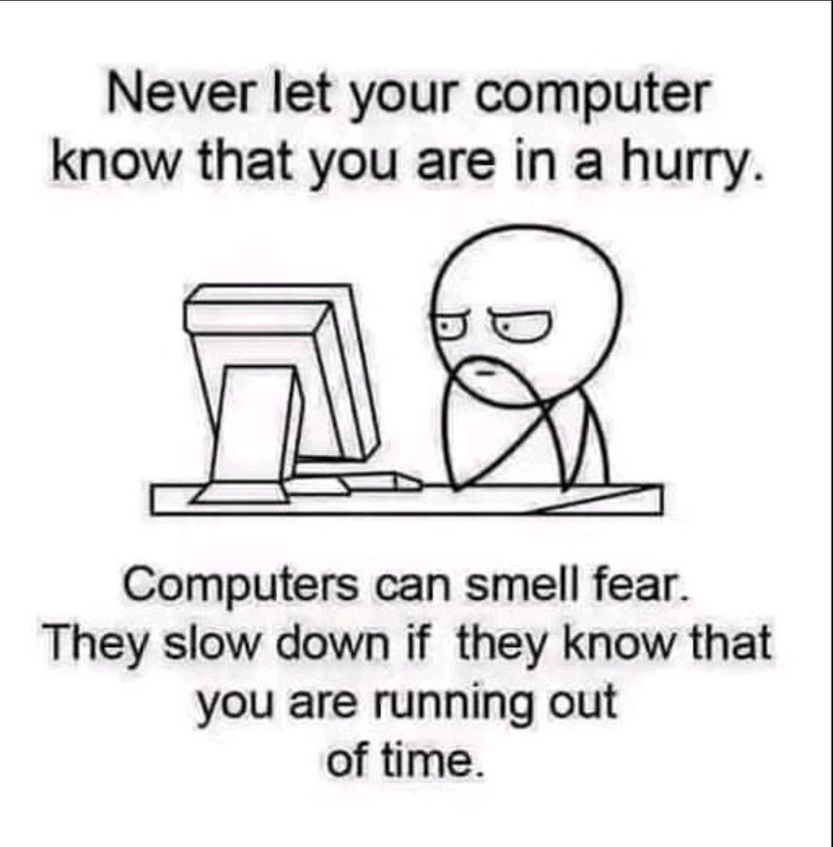
#> input picture class_example_code/FaceDetection/data/fear.jpeg, 833 x 847 px, shrunk from 1080 x 1099 before the run, given in place of birds.jpg, which was not available
$ python 13_contours_img.py
#> lines starting #> are read from the running program, lines starting #| are printed output that depends on the picture; after the words box and inside, x2 and y2 are one past the last pixel; in counts of white or black regions, pixels touching at a corner belong together; pictures that were not available may be replaced by others from this repository, and a replacement may not be noted
#!/usr/bin/python

import cv2
import numpy as np
import os
import sys

# read image
image_path = os.path.join('.', 'imgs', 'birds.jpg')

img = cv2.imread (image_path)
#> img is the input picture: shape (847, 833, 3); mean B, G, R 230.4, 229.8, 230.5

if img is None:
    sys.exit("Could not read the image.")

img_gray = cv2.cvtColor (img, cv2.COLOR_BGR2GRAY)

# here the birds are blabk with white wky. But object to be found should be white with black background.
# So, we need to perform inverse threshold
ret, thresh = cv2.threshold (img_gray, 127, 255, cv2.THRESH_BINARY_INV)
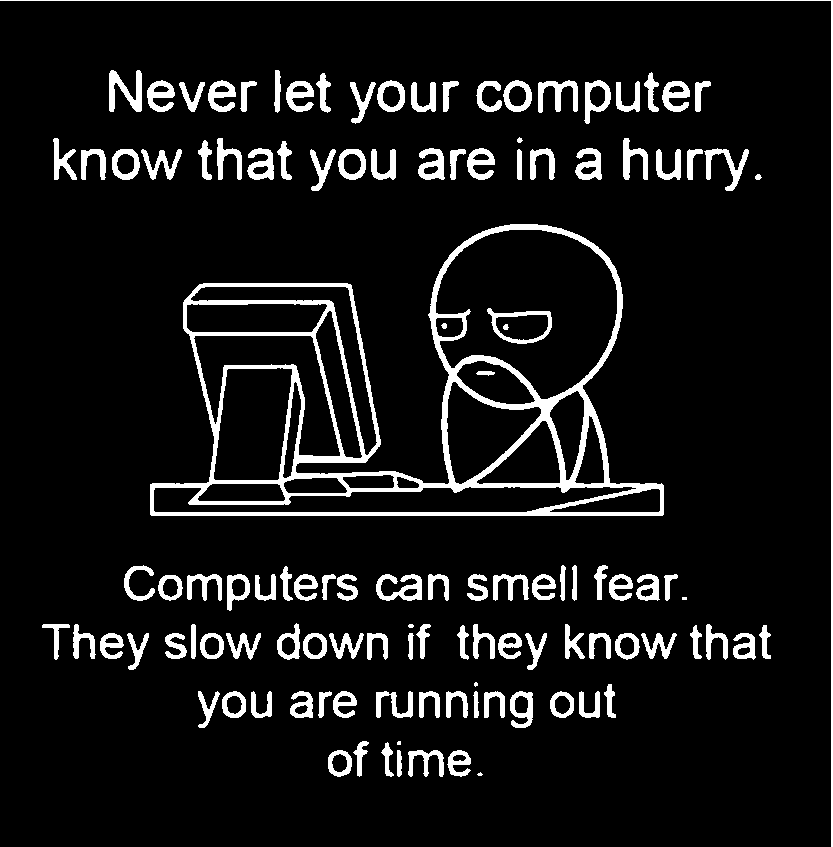
#> thresh: shape (847, 833); 8.6% white; 121 white regions (4 under 20 px)

contours, hierarchy = cv2.findContours (thresh, cv2.RETR_TREE, cv2.CHAIN_APPROX_SIMPLE)
#> contours = 175 contours, 8 with area under 20; largest, box (x1, y1, x2, y2) and area: (150, 224, 664, 516) 90952, (435, 229, 618, 400) 21962, (153, 486, 637, 513) 8321, (213, 367, 293, 481) 7396, (193, 335, 341, 457) 7004

contours_num = 0

for cnt in contours:
    #print (cv2.contourArea(cnt))
    # Removing noise
    if cv2.contourArea(cnt) > 200:
        cv2.drawContours (img, cnt, -1, (0, 255, 0), 1)
        # Count the counturs!!!
        # Drawing bounding boxes around the objects
        x1, y1, width, height = cv2.boundingRect (cnt)

        cv2.rectangle (img, (x1, y1), (x1+ width, y1 + height), (0, 255, 0), 2)
        contours_num += 1
#> this loop made 175 passes
#> (x1, y1, width, height) on passes 2, 4, 6, 7, 11, 12, 13, 14, 15, 16, 18, 19: (447, 750, 24, 27), (408, 750, 36, 27), (328, 750, 24, 27), (331, 753, 17, 20), (579, 691, 21, 27), (550, 691, 24, 27), (554, 695, 17, 20), (510, 691, 23, 37), (514, 695, 15, 19), (484, 691, 21, 27), (446, 691, 22, 27), (419, 691, 21, 27)
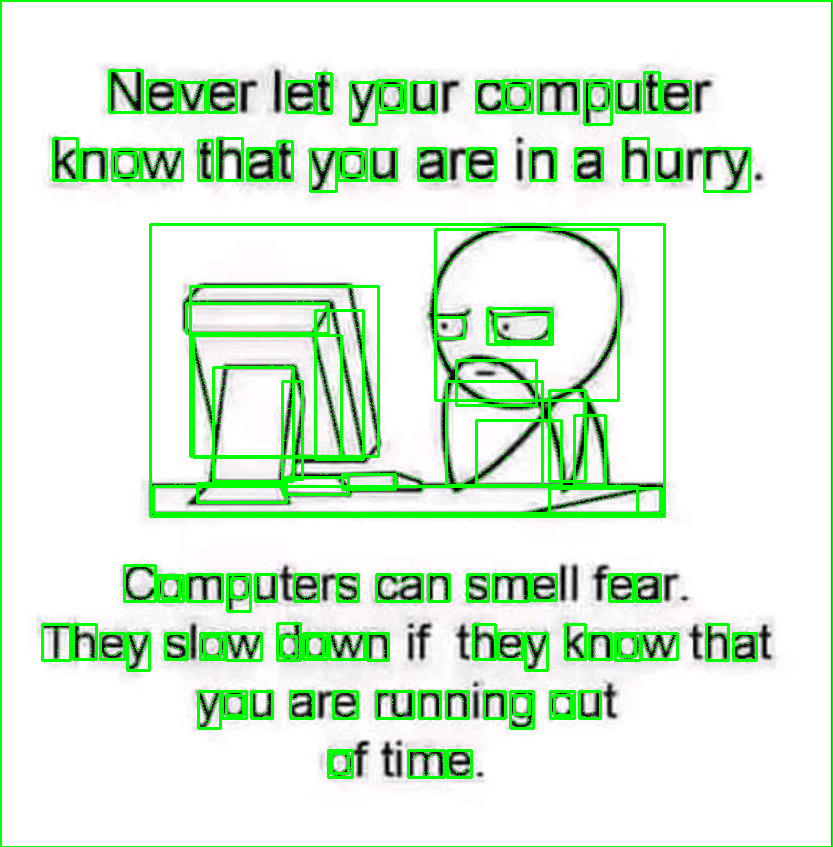
#> img: shape (847, 833, 3); 9.18% of pixels changed, all inside (x1, y1, x2, y2) = (0, 0, 833, 847)
#> after the loop, contours_num = 120

print (f"Number of contours: {contours_num}")
#| Number of contours: 120


# Visualization
cv2.imshow ("Original Image", img)
cv2.imshow ("GRAY image", img_gray)
cv2.imshow ("Inverse Threshold", thresh)

cv2.waitKey(0)
# Release the VideoCapture object and close all windows
cv2.destroyAllWindows()

$ run again, on class_example_code/FaceDetection/data/github.jpeg
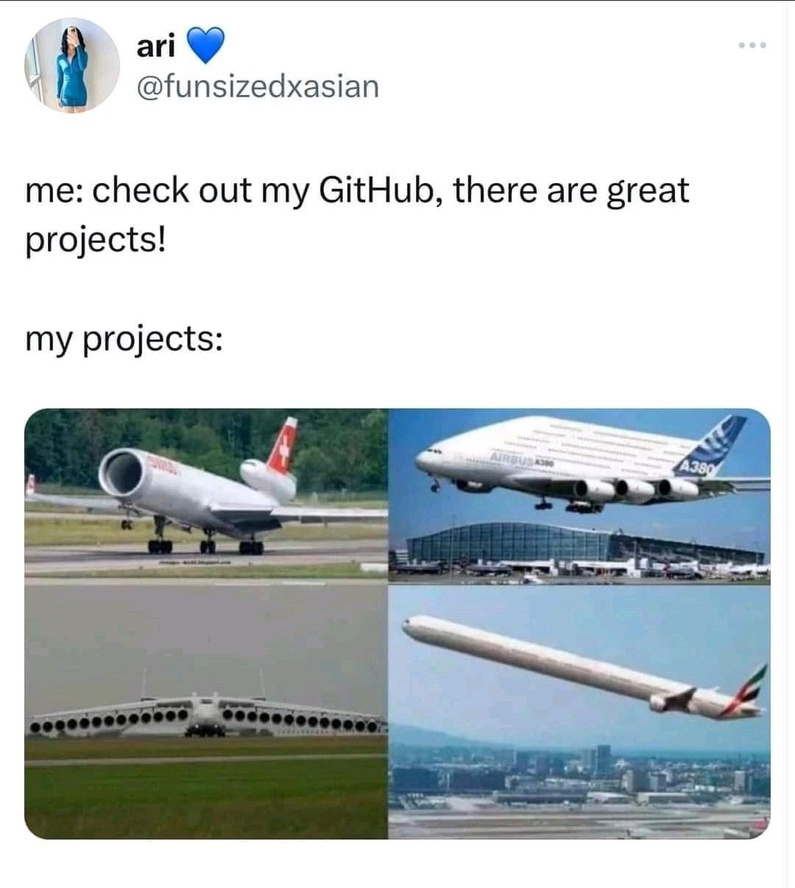
#> input picture class_example_code/FaceDetection/data/github.jpeg, 795 x 888 px, shrunk from 1080 x 1207 before the run, given in place of birds.jpg, which was not available
#> img is the input picture: shape (888, 795, 3); mean B, G, R 197.5, 195.3, 187.7
#> `ret, thresh = cv2.threshold (img_gray, 127, 255, cv2.THRESH_BINARY_INV)`:
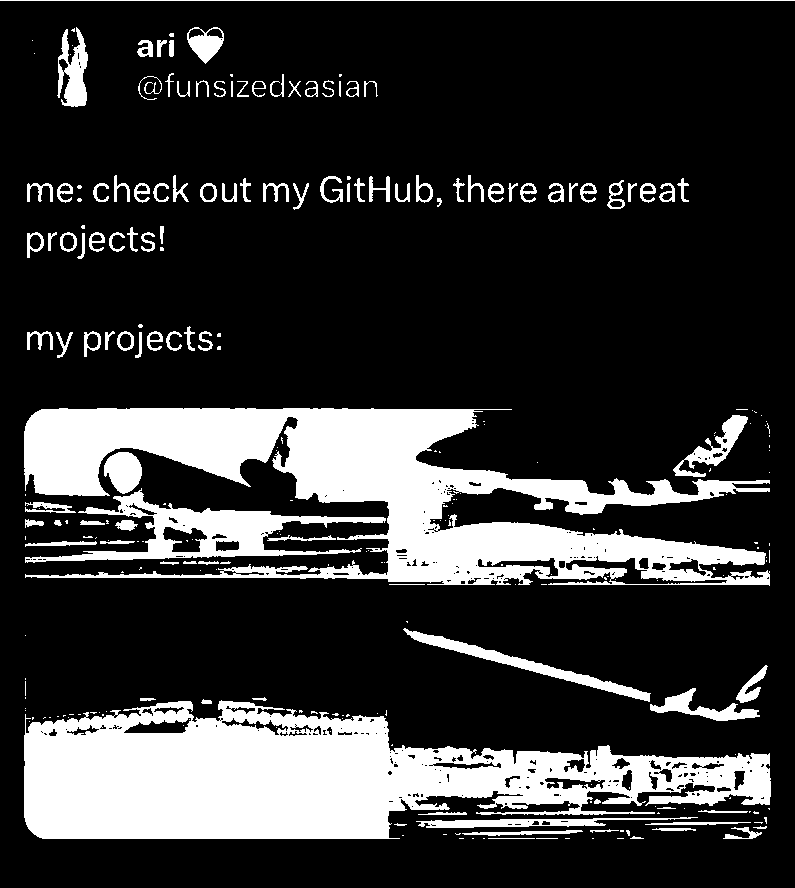
#> thresh: shape (888, 795); 20.8% white; 261 white regions (150 under 20 px)
#> contours = 570 contours, 382 with area under 20; largest, box (x1, y1, x2, y2) and area: (24, 700, 771, 839) 63016, (24, 408, 770, 586) 55898, (25, 488, 386, 563) 7790, (403, 628, 651, 702) 2138, (57, 27, 88, 107) 1377
#> the loop `for cnt in contours:` made 570 passes
#> (x1, y1, width, height) on passes 15, 25, 71, 101, 139, 198, 201, 214: (462, 830, 121, 6), (416, 817, 282, 11), (24, 700, 747, 139), (544, 777, 62, 13), (432, 761, 70, 9), (221, 717, 68, 19), (123, 717, 69, 17), (650, 688, 110, 33)
#> after the loop `for cnt in contours:`:
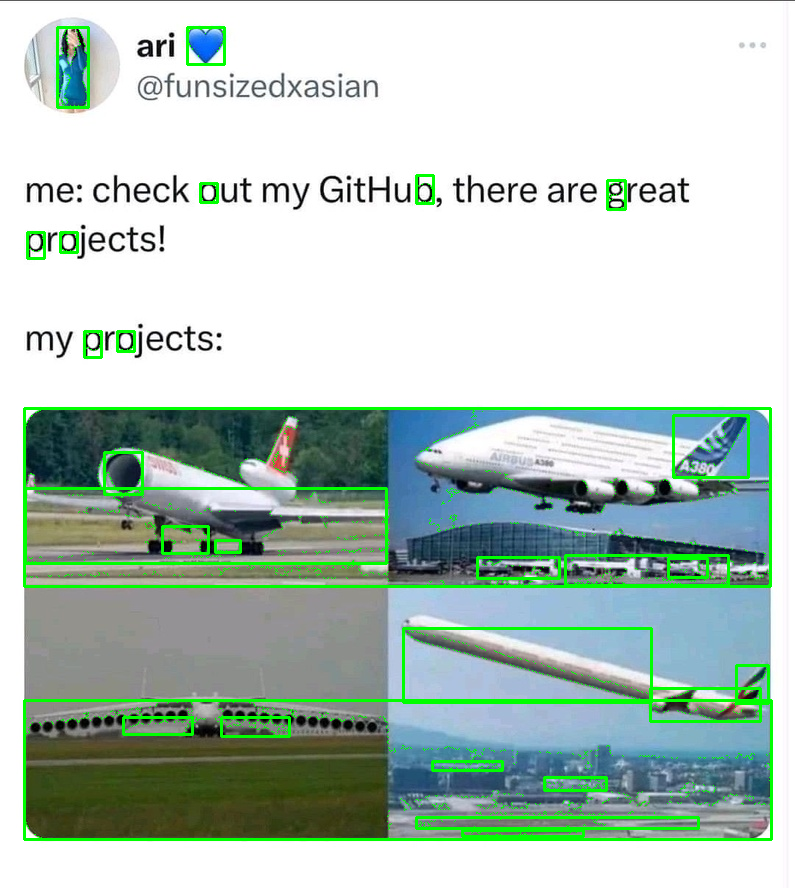
#> img: shape (888, 795, 3); 4.44% of pixels changed, all inside (x1, y1, x2, y2) = (23, 26, 773, 841)
#> after the loop `for cnt in contours:`: contours_num = 28
#| Number of contours: 28
